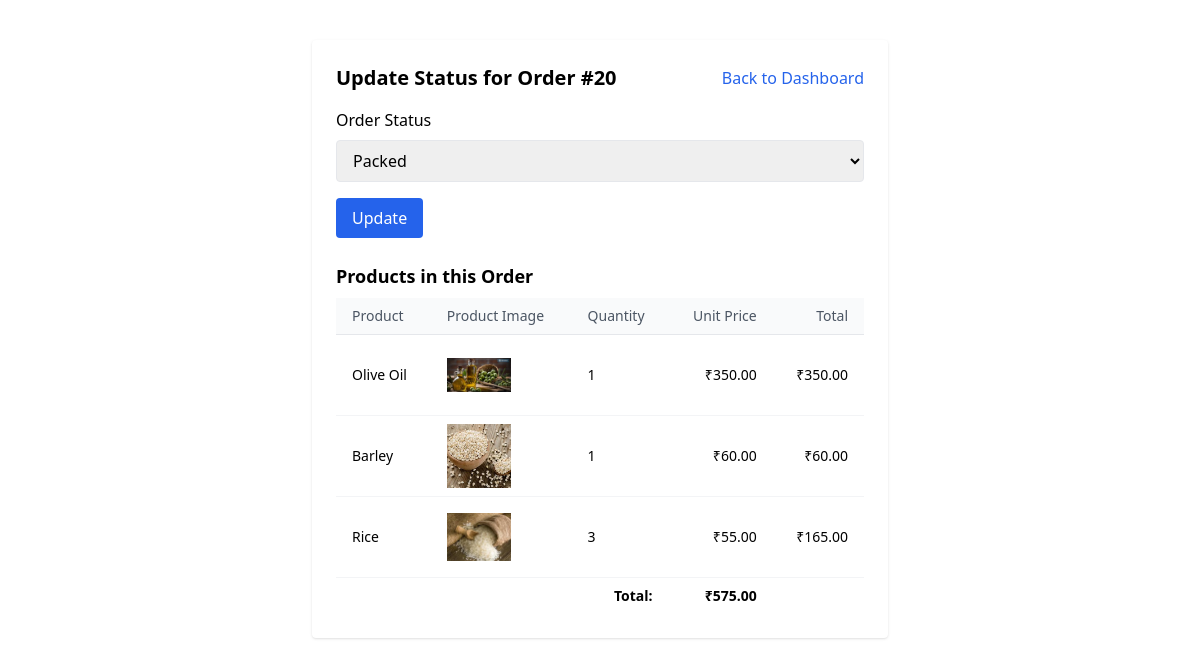
The page /adminn/orders/update/20/ (signed in) on the database its author committed.
### app/models.py (models this page shows, shortened)
class Order(models.Model):
    customer = models.ForeignKey(Customer, on_delete=models.CASCADE)
    address = models.ForeignKey('Address', on_delete=models.PROTECT)
    created_at = models.DateTimeField(auto_now_add=True)
    payment_method = models.CharField(max_length=20, choices=[('cod', 'Cash on Delivery'), ('online', 'Online')])
    status = models.CharField(
        max_length=50,
        choices=OrderStatus.choices,
        default=OrderStatus.PROCESSING
    )
    def get_total_price(self):
        return sum(item.get_total_price() for item in self.items.all())

class OrderItem(models.Model):
    order = models.ForeignKey(Order, on_delete=models.CASCADE, related_name='items')
    product = models.ForeignKey(Product, on_delete=models.CASCADE)
    quantity = models.PositiveIntegerField(default=1)
    price_at_order = models.DecimalField(max_digits=10, decimal_places=2)
    def get_total_price(self):
        return self.quantity * self.price_at_order

class Product(models.Model):
    p_name = models.CharField(max_length=200)
    p_description = models.TextField()
    category = models.ForeignKey(Category, on_delete=models.CASCADE)  # Better to rename this to 'category'
    p_price = models.DecimalField(max_digits=10, decimal_places=2)  # Recommended field for price
    p_stock = models.PositiveIntegerField(default=0)  # Optional: stock quantity
    p_image = models.ImageField(upload_to='products/', blank=True, null=True)

### app/views.py (the view, shortened to what this page needs)
# urls.py: path('adminn/orders/update/<int:order_id>/', views.update_order_status, name='update_order_status'),
@login_required(login_url='admin_login')
def update_order_status(request, order_id):
    order = get_object_or_404(Order, id=order_id)
    order_items = order.items.select_related('product').all()
    return render(request, 'admin/update_order_status.html', {
        'order': order,
        'order_items': order_items,
        'status_choices': OrderStatus.choices,
    })

### templates/admin/update_order_status.html (shortened to what this page needs)
<!DOCTYPE html>
<html lang="en">
<head>
    <script src="https://cdn.tailwindcss.com"></script>
</head>
<body>
    <div class="max-w-xl mx-auto my-10 bg-white shadow rounded p-6">
        <div class="flex mb-4 items-center justify-between">
            <h1 class="text-xl font-bold ">Update Status for Order #{{ order.id }}</h1>
            <a href="{% url 'admin_dashboard' %}" class="text-blue-600 hover:underline">Back to Dashboard</a>
        </div>
        <form method="post">
            <label for="status" class="block font-medium mb-2">Order Status</label>
            <select name="status" id="status" class="w-full border rounded px-3 py-2 mb-4">
                {% for value, label in status_choices %}
                    <option value="{{ value }}" {% if value == order.status %}selected{% endif %}>{{ label }}</option>
                {% endfor %}
            </select>
            <button type="submit" class="bg-blue-600 text-white px-4 py-2 rounded hover:bg-blue-700">Update</button>
        </form>
        <h2 class="text-lg font-semibold mt-6 mb-2">Products in this Order</h2>
        <table class="min-w-full divide-y divide-gray-200 text-sm">
            <thead class="bg-gray-50">
                <tr>
                    <th class="px-4 py-2 text-left text-gray-600 font-medium">Product</th>
                    <th class="px-4 py-2 text-left text-gray-600 font-medium">Product Image</th>
                    <th class="px-4 py-2 text-left text-gray-600 font-medium">Quantity</th>
                    <th class="px-4 py-2 text-right text-gray-600 font-medium">Unit Price</th>
                    <th class="px-4 py-2 text-right text-gray-600 font-medium">Total</th>
                </tr>
            </thead>
            <tbody class="divide-y divide-gray-100 bg-white">
                {% for item in order_items %}
                <tr>
                    <td class="px-4 py-2">{{ item.product.p_name }}</td>
                    <td class="px-4 py-2"><img src="{{item.product.p_image.url}}" class="size-16 object-contain" alt=""></td>
                    <td class="px-4 py-2">{{ item.quantity }}</td>
                    <td class="px-4 py-2 text-right">₹{{ item.price_at_order }}</td>
                    <td class="px-4 py-2 text-right">₹{{ item.get_total_price }}</td>
                </tr>
                {% endfor %}
                <tr>
                    <td colspan="3" class="px-4 py-2 text-right font-semibold">Total:</td>
                    <td class="px-4 py-2 text-right font-bold">₹{{ order.get_total_price }}</td>
                </tr>
            </tbody>
        </table>
    </div>
</body>
</html>

### rows shown on the page
Order: id "20", status "Packed", get_total_price "575.00"
OrderItem: product.p_name "Olive Oil", product.p_image (picture), quantity "1", price_at_order "350.00", get_total_price "350.00"
OrderItem: product.p_name "Barley", product.p_image (picture), quantity "1", price_at_order "60.00", get_total_price "60.00"
OrderItem: product.p_name "Rice", product.p_image (picture), quantity "3", price_at_order "55.00", get_total_price "165.00"
